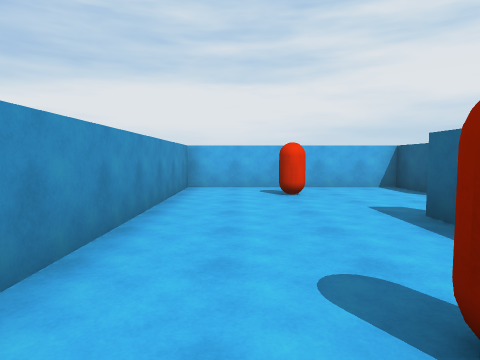
[1] (above)

16 first-person views from a walk through a 3-D level made in the Unity game engine. The camera is 1.4 m above the floor, tilts 4° down and sees 75° across. The floor is counted in squares, 2 m on a side. Each view is taken from the middle of a square. On the plan, view 1 faces up. The plan holds only what a view shows up to about 10 squares ahead; the rest is blank. The player character is not drawn.

[2]
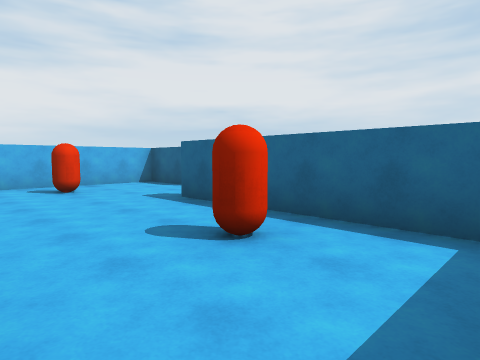

[3]
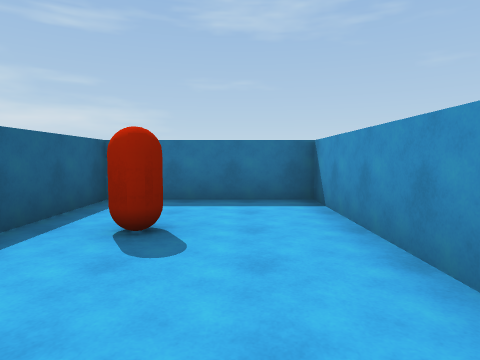

[4]
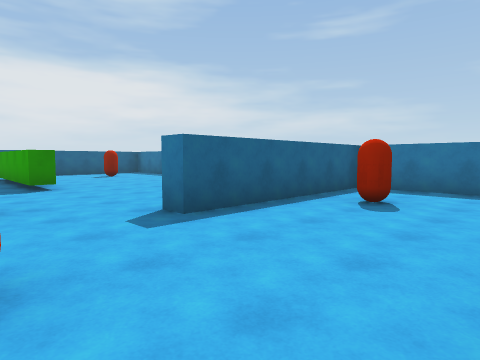

[5]
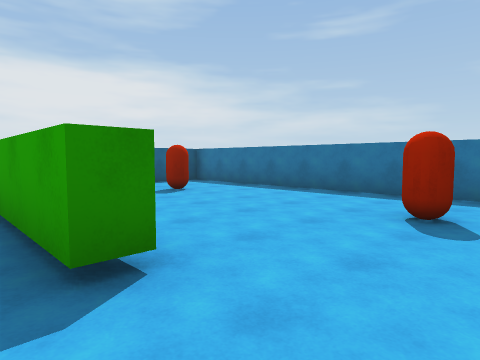

[6]
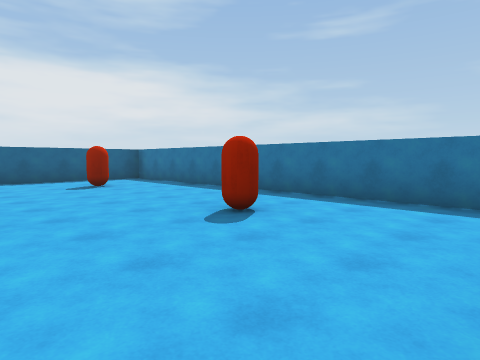

[7]
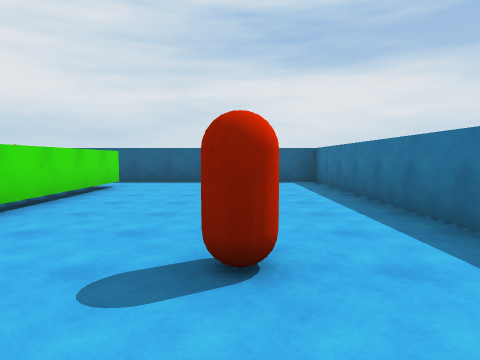

[8]
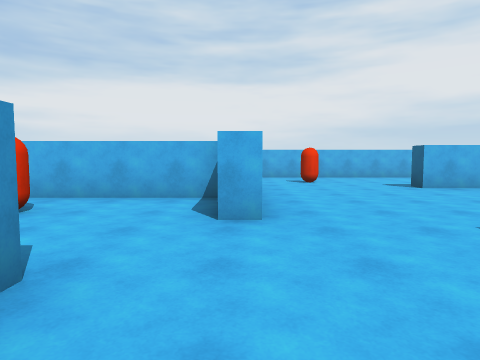

[9]
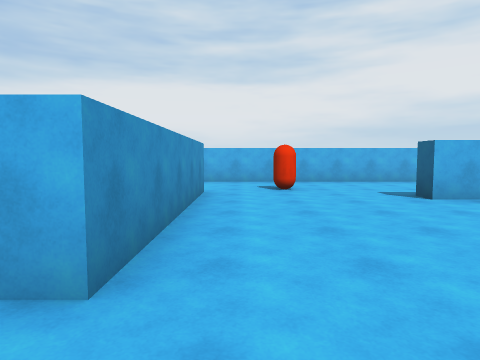

[10]
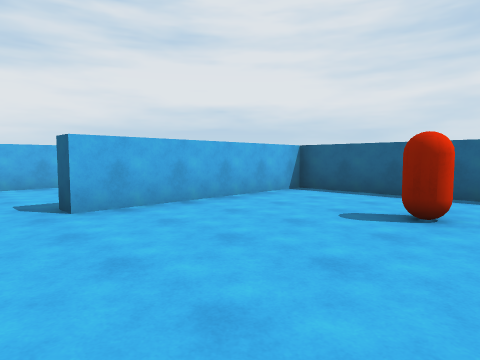

[11]
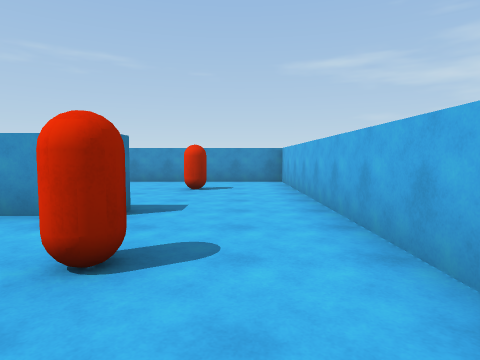

[12]
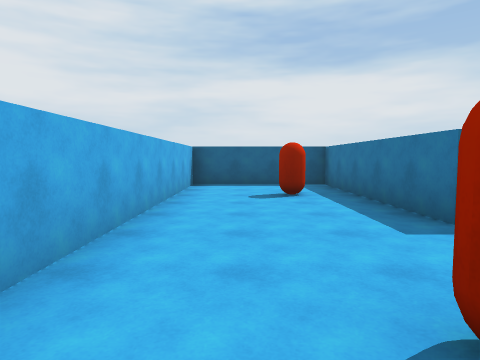

[13]
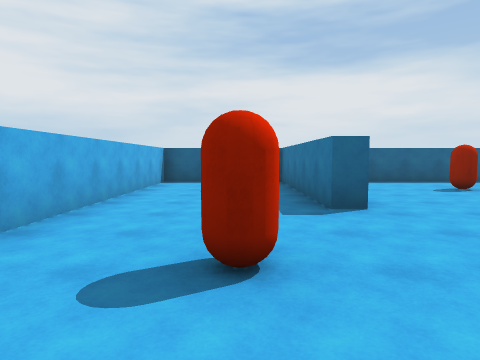

[14]
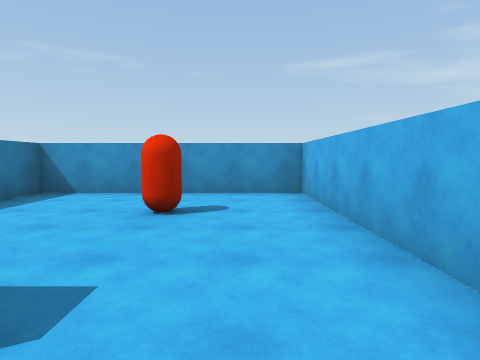

[15]
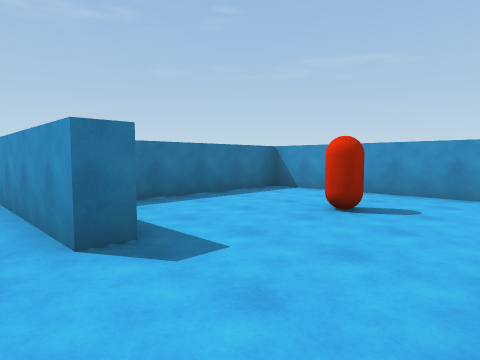

[16]
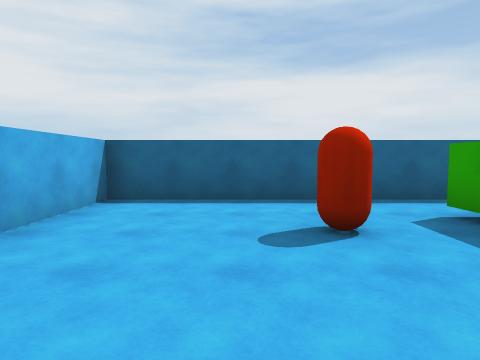

### Floor plan
Ten units are one square. View 1 is at (0, 0); x grows to the right and y downward. Boxes are objects, and circles mark ways between rooms. Rooms are numbered by the first view taken in them; rooms with no view inside come last. Other rooms are left out.
<svg viewBox="-18 -137 155 155">
<path fill="none" stroke="#000" d="M38 -59 38 -75 -13 -75 -13 13 22 13 22 -37 28 -37M36 -105 43 -105 43 -55M67 -45 118 -45M132 -35 132 -92 83 -92 83 -97 132 -97 132 -132 -13 -132 -13 -80 25 -80M67 -39 67 -45M118 -40 79 -40M36 13 132 13 132 -35M43 -55 38 -55"/>
<rect x="5" y="-15" width="10" height="10" fill="#bbb"><title>capsule</title></rect>
<rect x="5" y="-65" width="10" height="10" fill="#bbb"><title>capsule</title></rect>
<rect x="5" y="-115" width="10" height="10" fill="#bbb"><title>capsule</title></rect>
<rect x="55" y="-115" width="10" height="10" fill="#bbb"><title>capsule</title></rect>
<rect x="105" y="-65" width="10" height="10" fill="#bbb"><title>capsule</title></rect>
<rect x="105" y="-115" width="10" height="10" fill="#bbb"><title>capsule</title></rect>
<rect x="55" y="-15" width="10" height="10" fill="#bbb"><title>capsule</title></rect>
<rect x="105" y="-15" width="10" height="10" fill="#bbb"><title>capsule</title></rect>
<circle cx="30" cy="-40" r="3" fill="#2a7"/>
<circle cx="125" cy="-40" r="3" fill="#2a7"/>
<circle cx="55" cy="-50" r="3" fill="#2a7"/>
<text x="10" y="-40">1</text>
<text x="70" y="-90">2</text>
<text x="80" y="-10">3</text>
</svg>
Room 1 opens to room 3. Room 2 opens to room 3.

Where each view was taken, in squares from view 1:
view 1: 0 up, 0 right, facing up
view 2: 1 down, 1 left, facing up-right
view 3: 4 up, 0 right, facing down
view 4: 6 up, 1 left, facing down-right
view 5: 5 up, 5 right, facing down-right
view 6: 4 up, 3 right, facing down-right
view 7: 1 up, 4 right, facing right
view 8: 2 up, 4 right, facing up
view 9: 4 up, 5 right, facing up
view 10: 5 up, 7 right, facing up-right
view 11: 12 up, 8 right, facing left
view 12: 12 up, 5 right, facing right
view 13: 11 up, 4 right, facing right
view 14: 12 up, 5 right, facing left
view 15: 13 up, 5 right, facing down-left
view 16: 7 up, 8 right, facing right
